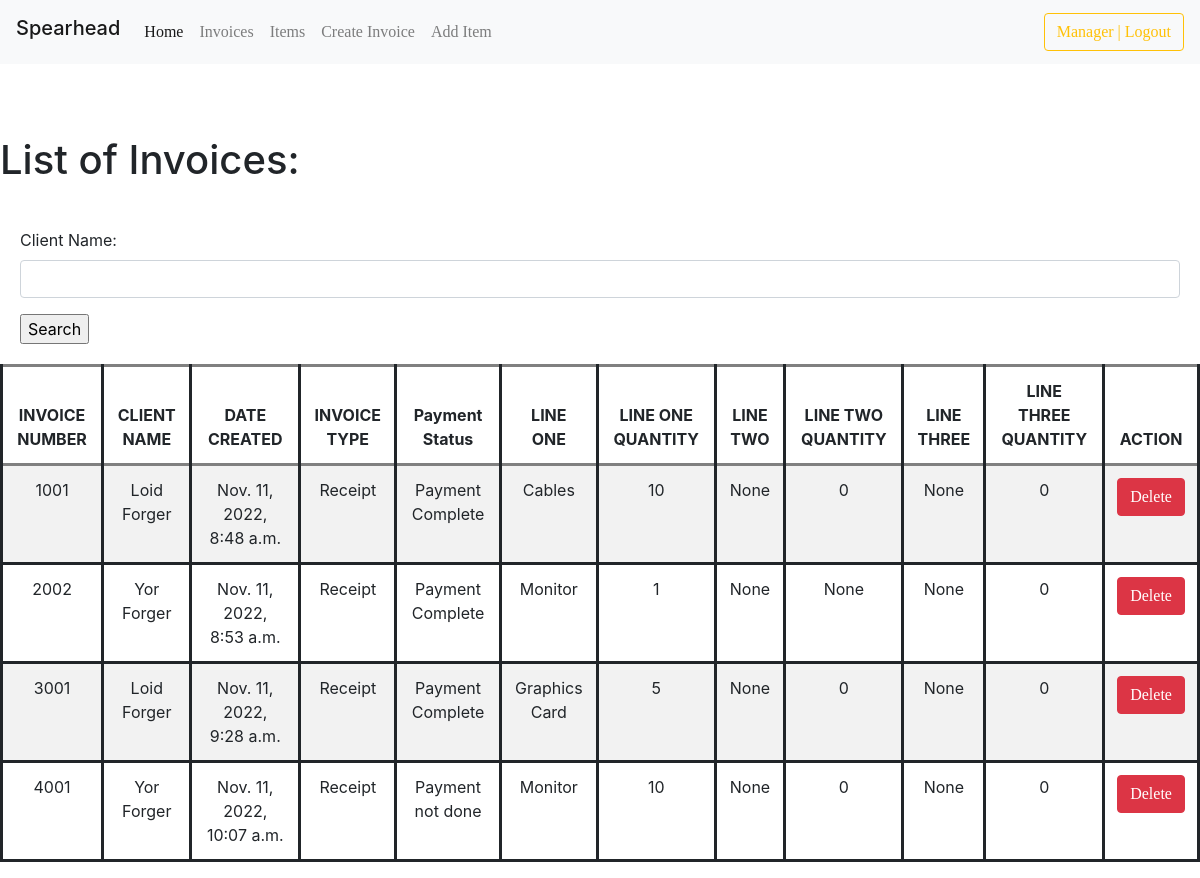
The page /list_invoice/ (signed in) on the database its author committed.
### invoicemgmt/models.py (models this page shows, shortened)
class Invoice(models.Model):
    comments = models.TextField(max_length=3000, default='', blank=True, null=True)
    invoice_number = models.IntegerField('Invoice Number:', blank=True, null=True)
    invoice_date = models.DateField('Date (YYYY-MM-DD):', auto_now_add=False, auto_now=False, blank=True, null=True)
    invoice_date_created = models.DateTimeField('Date Created:',auto_now_add=True, null=True)
    name = models.CharField('Client Name:', max_length=120, default='', blank=True, null=True)
    company_name = models.CharField('Company Name:', max_length=50, default='', blank=True, null=True)
    line_one = models.CharField('Item 1:', max_length=120, default='', blank=True, null=True)
    line_one_quantity = models.IntegerField('Quantity:', default=0, blank=True, null=True)
    line_one_unit_price = models.IntegerField('Price per Unit:', default=0, blank=True, null=True)
    line_one_total_price = models.IntegerField('Total (PHP):', default=0, blank=True, null=True)
    line_two = models.CharField('Item 2:', max_length=120, default='', blank=True, null=True)
    line_two_quantity = models.IntegerField('Quantity:', default=0, blank=True, null=True)
    line_two_unit_price = models.IntegerField('Price per Unit:', default=0, blank=True, null=True)
    line_two_total_price = models.IntegerField('Total (PHP):', default=0, blank=True, null=True)
    line_three = models.CharField('Item 3:', max_length=120, default='', blank=True, null=True)
    line_three_quantity = models.IntegerField('Quantity:', default=0, blank=True, null=True)
    line_three_unit_price = models.IntegerField('Price per Unit:', default=0, blank=True, null=True)
    line_three_total_price = models.IntegerField('Total (PHP):', default=0, blank=True, null=True)
    phone_number = models.CharField('Phone Number:', max_length=120, default='', blank=True, null=True)
    total = models.IntegerField(default='0', blank=True, null=True)
    balance = models.IntegerField(default='0', blank=True, null=True)
    timestamp = models.DateTimeField(auto_now_add=True, auto_now=False)
    last_updated = models.DateTimeField(auto_now_add=False, auto_now=True, blank=True)
    paid_choice = (
        ('Payment Complete', 'Payment Complete'),
        ('Payment not done', 'Payment not done'),
    )
    paid = models.CharField(max_length=50, default='', blank=True, null=True, choices=paid_choice)
    invoice_type_choice = (
        ('Receipt', 'Receipt'),
        ('Invoice', 'Invoice'),
    )
    invoice_type = models.CharField(max_length=50, default='', blank=True, null=True, choices=invoice_type_choice)

### invoicemgmt/views.py (the view)
# urls.py: path('list_invoice/', list_invoice, name='list_invoice'),
@login_required
def list_invoice(request):
	queryset = Invoice.objects.all()
	form = InvoiceSearchForm(request.POST or None)
	context = {
		"queryset": queryset,
		"form": form,
	}
	if request.method == 'POST':
		queryset = Invoice.objects.filter(name__icontains=form['name'].value())
		context = {
		"form": form,
		"queryset": queryset,
	}
	return render(request, "list_view.html", context)

### invoicemgmt/forms.py
class InvoiceSearchForm(forms.ModelForm):
    class Meta:
        model = Invoice
        fields = ['name']

### templates/list_view.html (shortened to what this page needs)
{% load static %}
{% load crispy_forms_tags %}
<!DOCTYPE html>
<html>
<head>
    <link rel="stylesheet" type="text/css" href="https://stackpath.bootstrapcdn.com/bootstrap/4.5.2/css/bootstrap.min.css">
	<link href="{% static 'css/stylesheet.css' %}" rel="stylesheet">
</head>
{% include 'navbar.html' %}
<br>
<br>
<br>
<body>
	<h1>List of Invoices:</h1>
	<form method='POST' action='' autocomplete="off"><br>
    {{form|crispy}}
        <input type="submit" value='Search'/>
    </form>
    <table class="table table-striped">
        <thead>
          <tr>
            <th>INVOICE NUMBER</th>
              <th>CLIENT NAME</th>
            <th>DATE CREATED</th>
              <th>INVOICE TYPE</th>
              <th>Payment Status</th>
              <th>LINE ONE</th>
              <th>LINE ONE QUANTITY</th>
              <th>LINE TWO</th>
              <th>LINE TWO QUANTITY</th>
              <th>LINE THREE</th>
              <th>LINE THREE QUANTITY</th>
              <th>ACTION</th>
          </tr>
        </thead>
	{% for instance in queryset %}
        <tr>
	    <td>{{instance.invoice_number}}</td>
            <td>{{instance.name}}</td>
	    <td>{{instance.invoice_date_created}}</td>
	    <td>{{instance.invoice_type}}</td>
            <td>{{ instance.paid }}</td>
            <td>{{ instance.line_one }}</td>
            <td>{{ instance.line_one_quantity }}</td>
            <td>{{ instance.line_two }}</td>
            <td>{{ instance.line_two_quantity }}</td>
            <td>{{ instance.line_three }}</td>
            <td>{{ instance.line_three_quantity }}</td>
            <td><a class="btn btn-danger" type="submit" href="{% url 'delete_invoice' instance.id %}">Delete</a></td>
        </tr>
	{% endfor %}
    </table>
</body>
</html>

### templates/navbar.html (shortened to what this page needs)
<nav class="navbar navbar-expand-lg navbar-light bg-light">
  <h1 class="navbar-brand" href="#">Spearhead</h1>
  <div class="collapse navbar-collapse" id="navbarSupportedContent">
    <ul class="navbar-nav mr-auto">
      <li class="nav-item active">
        <a class="nav-link" href="/">Home <span class="sr-only">(current)</span></a>
      </li>
      <li class="nav-item">
        <a class="nav-link" href="/list_invoice">Invoices</a>
      </li>
        <li class="nav-item">
        <a class="nav-link" href="/list_stock">Items</a>
      </li>
        <li class="nav-item">
        <a class="nav-link" href="/create_invoice">Create Invoice</a>
      </li>
        <li class="nav-item">
        <a class="nav-link" href="/add_item">Add Item</a>
      </li>
    </ul>
    {% if request.user.is_authenticated %}
        <a href="/accounts/logout"><button class="btn btn-outline-warning" type="submit">{{ user }} | Logout</button></a>
{% else %}
 <a href="/accounts/login"><button class="btn btn-danger">Login</button></a>
{% endif %}
  </div>
</nav>

### invoicemgmt/static/css/stylesheet.css (style rules this page uses)
table { border-style: solid; text-align: center; }
tr { border-style: solid; text-align: center; }
th { border-style: solid; text-align: center; }
td { border-style: solid; text-align: center; }
form { margin: 20px; }
ul { list-style-type: none; margin: 0; padding: 0; }
a { text-decoration: none; color: white; display: inline; list-style-type: none; font-family: "Lucida Console"; text-align: center; }

### rows shown on the page
Invoice: invoice_number "1001", name "Loid Forger", invoice_date_created "Nov. 11, 2022, 8:48 a.m.", invoice_type "Receipt", paid "Payment Complete", line_one "Cables", line_one_quantity "10", line_two "None", line_two_quantity "0", line_three "None", line_three_quantity "0"
Invoice: invoice_number "2002", name "Yor Forger", invoice_date_created "Nov. 11, 2022, 8:53 a.m.", invoice_type "Receipt", paid "Payment Complete", line_one "Monitor", line_one_quantity "1", line_two "None", line_two_quantity "None", line_three "None", line_three_quantity "0"
Invoice: invoice_number "3001", name "Loid Forger", invoice_date_created "Nov. 11, 2022, 9:28 a.m.", invoice_type "Receipt", paid "Payment Complete", line_one "Graphics Card", line_one_quantity "5", line_two "None", line_two_quantity "0", line_three "None", line_three_quantity "0"
Invoice: invoice_number "4001", name "Yor Forger", invoice_date_created "Nov. 11, 2022, 10:07 a.m.", invoice_type "Receipt", paid "Payment not done", line_one "Monitor", line_one_quantity "10", line_two "None", line_two_quantity "0", line_three "None", line_three_quantity "0"

### other values the page prints
{{ user }} "Manager"
